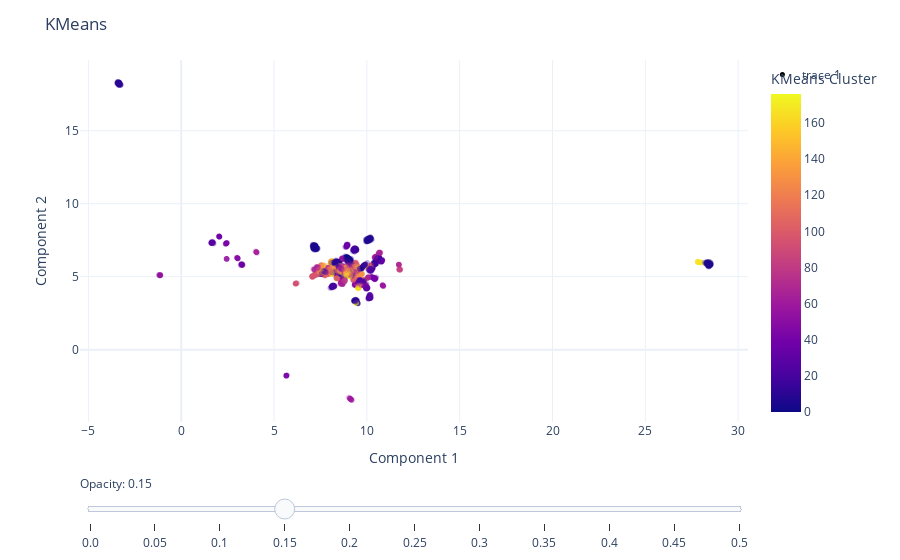

The cell this chart's notebook holds for it:
### Code cell
# Plot the training points
fig = px.scatter(
    data_frame = train_df,
    x = "Component 1",
    y = "Component 2",
    color = "KMeans Cluster",
    hover_data = ["taxon_id", "Target", "Media Cluster"],
    opacity = 0.3
) 

# Add the test points as a scatter trace
fig.add_trace(
    go.Scatter(
        x=test_df["Component 1"],  # x coordinates
        y=test_df["Component 2"],  # y coordinates
        mode='markers',
        marker=dict(
            color='black',  
            size=5,  
            opacity=1.0 
        ),
        text=test_df["Target"]  # marker hover text
    )
)

# Opacity slider
steps = []
for i in range(11):  # 0 to 1 in steps of 0.1
    step = dict(
        method="restyle",
        args=[{"marker.opacity": [i/20]}, [0]],  # Adjust opacity of the first trace only
        label=str(i/20)
    )
    steps.append(step)
sliders = [dict(
    active=3,  # initial value corresponding to opacity=0.3
    currentvalue={"prefix": "Opacity: "},
    pad={"t": 50},
    steps=steps
)]

fig.update_layout(
    sliders=sliders,
    title="KMeans",
    template="plotly_white",
)

fig.show()

### Figure 1 — Plotly figure (JSON) as saved in the notebook; plotly's stock layout.template omitted (floating-point values rounded to 4 significant figures; data arrays with more than 128 entries replaced by an {"elided": "..."} marker saying what was removed)
{"data": [{"customdata": {"elided": "8464x3 mixed values"}, "hovertemplate": "Component 1=%{x}<br>Component 2=%{y}<br>taxon_id=%{customdata[0]}<br>Target=%{customdata[1]}<br>Media Cluster=%{customdata[2]}<br>KMeans Cluster=%{marker.color}<extra></extra>", "legendgroup": "", "marker": {"color": {"elided": "8464 int values"}, "coloraxis": "coloraxis", "opacity": 0.3, "symbol": "circle"}, "mode": "markers", "name": "", "showlegend": false, "type": "scattergl", "x": {"elided": "8464 float values"}, "xaxis": "x", "y": {"elided": "8464 float values"}, "yaxis": "y"}, {"marker": {"color": "black", "opacity": 1, "size": 5}, "mode": "markers", "text": ["unknown", "unknown", "unknown", "unknown", "unknown", "unknown", "unknown", "unknown", "unknown", "unknown", "unknown", "unknown", "unknown", "unknown", "unknown", "unknown", "unknown", "unknown", "unknown", "unknown", "unknown", "unknown", "unknown"], "type": "scatter", "x": [7.7, 8.506, 8.858, 9.123, 8.825, 8.463, 8.928, 8.764, 8.512, 8.95, 8.411, 8.456, 7.965, 8.112, 8.921, 8.539, 8.941, 8.468, 8.873, 8.561, 8.928, 8.666, 8.428], "y": [5.244, 5.557, 5.363, 5.346, 5.371, 5.465, 5.288, 5.277, 5.503, 5.346, 5.393, 5.48, 5.26, 5.256, 5.352, 5.541, 5.34, 5.489, 5.365, 5.212, 5.392, 5.294, 5.462]}], "layout": {"coloraxis": {"colorbar": {"title": {"text": "KMeans Cluster"}}, "colorscale": [[0, "#0d0887"], [0.1111, "#46039f"], [0.2222, "#7201a8"], [0.3333, "#9c179e"], [0.4444, "#bd3786"], [0.5556, "#d8576b"], [0.6667, "#ed7953"], [0.7778, "#fb9f3a"], [0.8889, "#fdca26"], [1, "#f0f921"]]}, "legend": {"tracegroupgap": 0}, "margin": {"t": 60}, "sliders": [{"active": 3, "currentvalue": {"prefix": "Opacity: "}, "pad": {"t": 50}, "steps": [{"args": [{"marker.opacity": [0]}, [0]], "label": "0.0", "method": "restyle"}, {"args": [{"marker.opacity": [0.05]}, [0]], "label": "0.05", "method": "restyle"}, {"args": [{"marker.opacity": [0.1]}, [0]], "label": "0.1", "method": "restyle"}, {"args": [{"marker.opacity": [0.15]}, [0]], "label": "0.15", "method": "restyle"}, {"args": [{"marker.opacity": [0.2]}, [0]], "label": "0.2", "method": "restyle"}, {"args": [{"marker.opacity": [0.25]}, [0]], "label": "0.25", "method": "restyle"}, {"args": [{"marker.opacity": [0.3]}, [0]], "label": "0.3", "method": "restyle"}, {"args": [{"marker.opacity": [0.35]}, [0]], "label": "0.35", "method": "restyle"}, {"args": [{"marker.opacity": [0.4]}, [0]], "label": "0.4", "method": "restyle"}, {"args": [{"marker.opacity": [0.45]}, [0]], "label": "0.45", "method": "restyle"}, {"args": [{"marker.opacity": [0.5]}, [0]], "label": "0.5", "method": "restyle"}]}], "title": {"text": "KMeans"}, "xaxis": {"anchor": "y", "domain": [0, 1], "title": {"text": "Component 1"}}, "yaxis": {"anchor": "x", "domain": [0, 1], "title": {"text": "Component 2"}}}}
